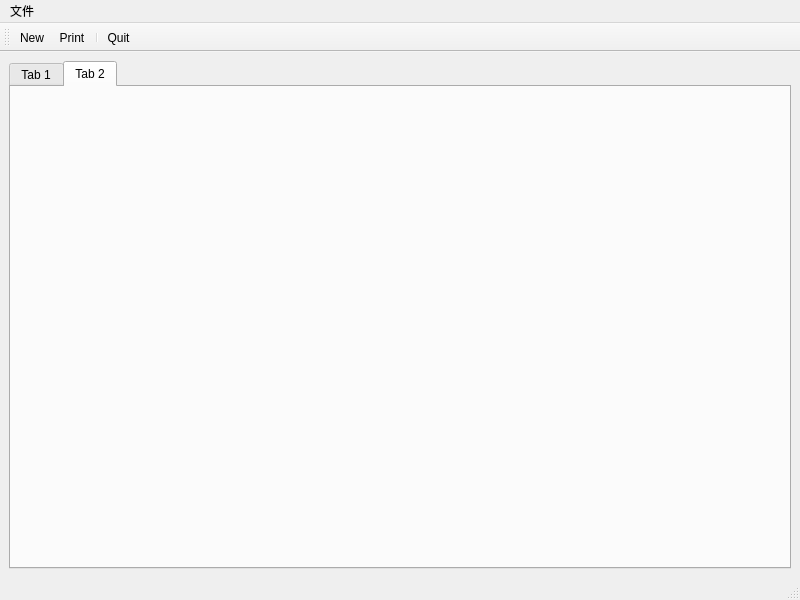
<?xml version="1.0" encoding="UTF-8"?>
<ui version="4.0">
 <class>MainWindow</class>
 <widget class="QMainWindow" name="MainWindow">
  <property name="geometry">
   <rect>
    <x>0</x>
    <y>0</y>
    <width>800</width>
    <height>600</height>
   </rect>
  </property>
  <property name="windowTitle">
   <string>MainWindow</string>
  </property>
  <widget class="QWidget" name="centralwidget">
   <layout class="QHBoxLayout" name="horizontalLayout">
    <item>
     <widget class="QTabWidget" name="tabWidget">
      <property name="currentIndex">
       <number>1</number>
      </property>
      <widget class="QWidget" name="tab">
       <attribute name="title">
        <string>Tab 1</string>
       </attribute>
      </widget>
      <widget class="QWidget" name="tab_2">
       <attribute name="title">
        <string>Tab 2</string>
       </attribute>
      </widget>
     </widget>
    </item>
   </layout>
  </widget>
  <widget class="QMenuBar" name="menubar">
   <property name="geometry">
    <rect>
     <x>0</x>
     <y>0</y>
     <width>800</width>
     <height>22</height>
    </rect>
   </property>
   <widget class="QMenu" name="menu">
    <property name="title">
     <string>文件</string>
    </property>
    <addaction name="actionNew"/>
    <addaction name="actionPrint"/>
    <addaction name="separator"/>
    <addaction name="actionQuit"/>
   </widget>
   <addaction name="menu"/>
  </widget>
  <widget class="QStatusBar" name="statusbar"/>
  <widget class="QToolBar" name="toolBar">
   <property name="windowTitle">
    <string>toolBar</string>
   </property>
   <property name="toolButtonStyle">
    <enum>Qt::ToolButtonTextUnderIcon</enum>
   </property>
   <attribute name="toolBarArea">
    <enum>TopToolBarArea</enum>
   </attribute>
   <attribute name="toolBarBreak">
    <bool>false</bool>
   </attribute>
   <addaction name="actionNew"/>
   <addaction name="actionPrint"/>
   <addaction name="separator"/>
   <addaction name="actionQuit"/>
  </widget>
  <action name="actionNew">
   <property name="icon">
    <iconset resource="res.qrc">
     <normaloff>:/images/new.png</normaloff>:/images/new.png</iconset>
   </property>
   <property name="text">
    <string>New</string>
   </property>
  </action>
  <action name="actionPrint">
   <property name="icon">
    <iconset resource="res.qrc">
     <normaloff>:/images/print.png</normaloff>:/images/print.png</iconset>
   </property>
   <property name="text">
    <string>Print</string>
   </property>
  </action>
  <action name="actionQuit">
   <property name="icon">
    <iconset resource="res.qrc">
     <normaloff>:/images/close.png</normaloff>:/images/close.png</iconset>
   </property>
   <property name="text">
    <string>Quit</string>
   </property>
  </action>
 </widget>
 <resources>
  <include location="res.qrc"/>
 </resources>
 <connections>
  <connection>
   <sender>actionQuit</sender>
   <signal>triggered()</signal>
   <receiver>MainWindow</receiver>
   <slot>close()</slot>
   <hints>
    <hint type="sourcelabel">
     <x>-1</x>
     <y>-1</y>
    </hint>
    <hint type="destinationlabel">
     <x>399</x>
     <y>299</y>
    </hint>
   </hints>
  </connection>
 </connections>
</ui>
